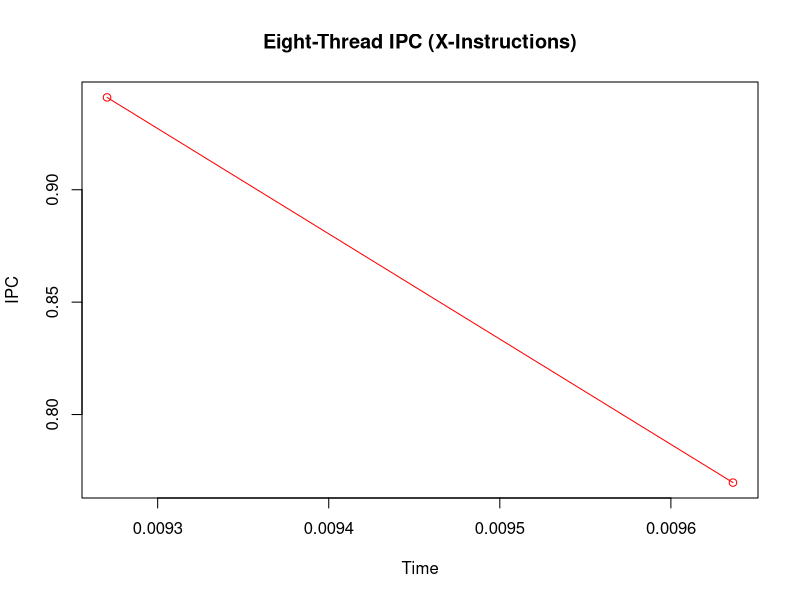
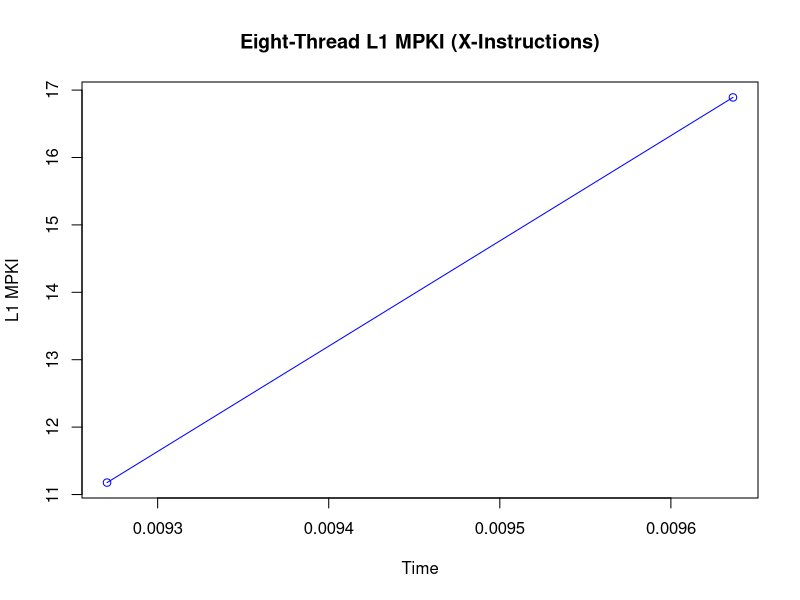
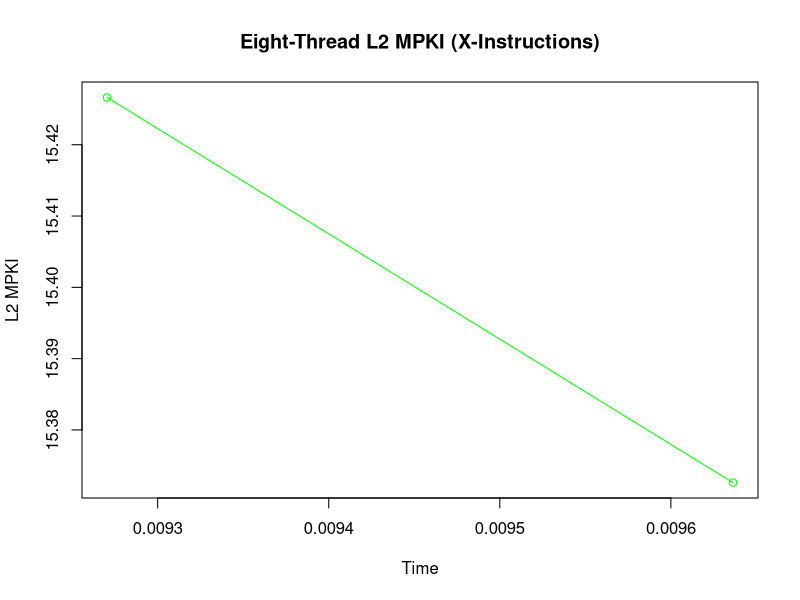
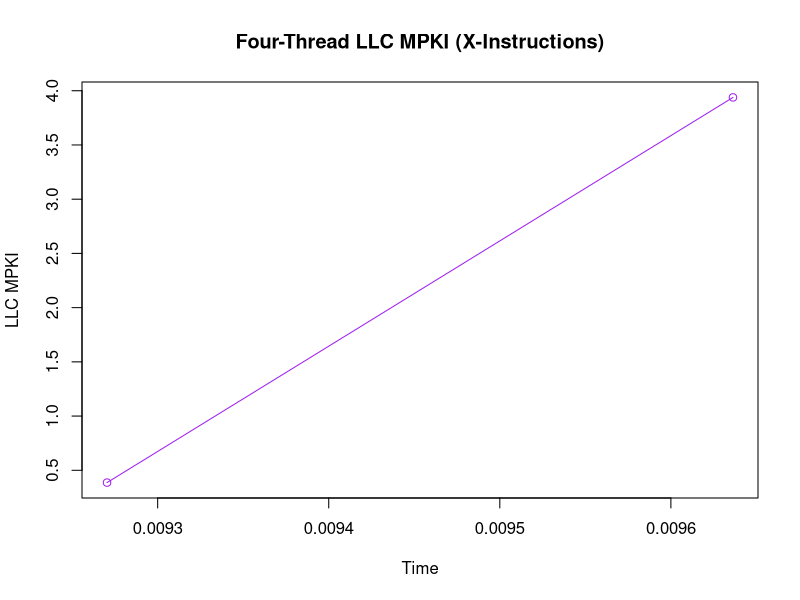
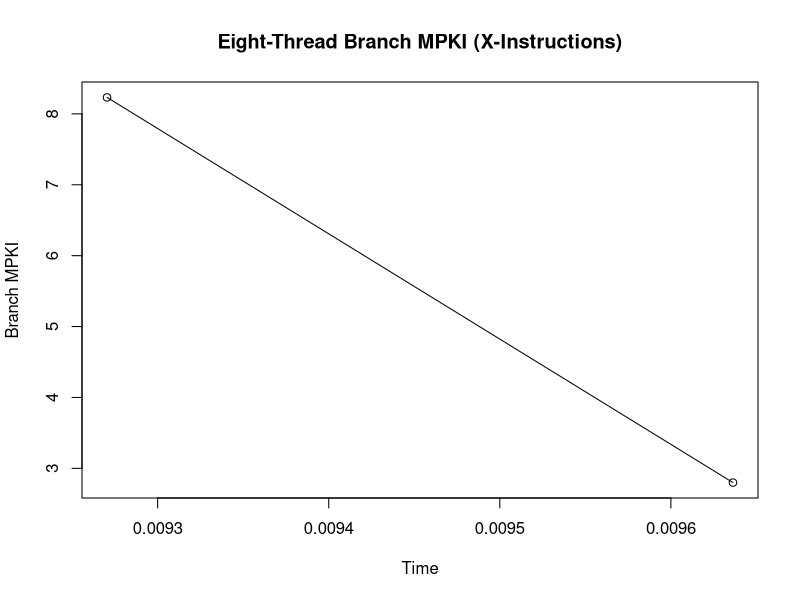

These figures' R source, in order:
#-----------------------------------------------------------------------------------------------------------------
# Eight Thread (X)
#-----------------------------------------------------------------------------------------------------------------

data <- read.csv("eight_thread_saliency_run.csv")

data$Timestamp <- as.character(data$Timestamp)
data$Timestamp[which(data$Timestamp=="<not counted>")] <- "0"
data$Timestamp <- as.numeric(data$Timestamp)

data$instructions <- as.character(data$instructions)
data$instructions[which(data$instructions=="<not counted>")] <- "0"
data$instructions <- as.numeric(data$instructions)

data$cpu.cycles <- as.character(data$cpu.cycles)
data$cpu.cycles[which(data$cpu.cycles=="<not counted>")] <- "0"
data$cpu.cycles <- as.numeric(data$cpu.cycles)

data$L1.dcache.load.misses <- as.character(data$L1.dcache.load.misses)
data$L1.dcache.load.misses[which(data$L1.dcache.load.misses=="<not counted>")] <- "0"
data$L1.dcache.load.misses <- as.numeric(data$L1.dcache.load.misses)

data$l2_rqsts.miss <- as.character(data$l2_rqsts.miss)
data$l2_rqsts.miss[which(data$l2_rqsts.miss=="<not counted>")] <- "0"
data$l2_rqsts.miss <- as.numeric(data$l2_rqsts.miss)

data$LLC.load.misses <- as.character(data$LLC.load.misses)
data$LLC.load.misses[which(data$LLC.load.misses=="<not counted>")] <- "0"
data$LLC.load.misses <- as.numeric(data$LLC.load.misses)

data$branch.misses <- as.character(data$branch.misses)
data$branch.misses[which(data$branch.misses=="<not counted>")] <- "0"
data$branch.misses <- as.numeric(data$branch.misses)

#-----------------------------------------------------------------------------------------------------------------
# Eight Thread IPC (X)
#-----------------------------------------------------------------------------------------------------------------

IPC = data$instructions/data$cpu.cycles
plot(IPC ~ data$Timestamp, type="o", col="red", main="Eight-Thread IPC (X-Instructions)", xlab="Time", ylab="IPC")
#lines(data$Instructions ~ data$Timestamp, type="l", col="green")

#-----------------------------------------------------------------------------------------------------------------
# Eight Thread MPKL1 Plot (X)
#-----------------------------------------------------------------------------------------------------------------

L1MPKI = (data$L1.dcache.load.misses)/(data$instructions/1000)
plot(L1MPKI ~ data$Timestamp, type="o", col="blue", main="Eight-Thread L1 MPKI (X-Instructions)", xlab="Time", ylab="L1 MPKI")

#-----------------------------------------------------------------------------------------------------------------
# Eight Thread L2 MPKI Plot (X)
#-----------------------------------------------------------------------------------------------------------------

L2MPKI = (data$l2_rqsts.miss)/(data$instructions/1000)
plot(L2MPKI ~ data$Timestamp, type="o", col="green", main="Eight-Thread L2 MPKI (X-Instructions)", xlab="Time", ylab="L2 MPKI")

#-----------------------------------------------------------------------------------------------------------------
# Eight Thread LLC MPKI Plot (X)
#-----------------------------------------------------------------------------------------------------------------

LLCMPKI = (data$LLC.load.misses)/(data$instructions/1000)
plot(LLCMPKI ~ data$Timestamp, type="o", col="purple", main="Four-Thread LLC MPKI (X-Instructions)", xlab="Time", ylab="LLC MPKI")

#-----------------------------------------------------------------------------------------------------------------
# Eight Thread Branch MPKI Plot (X)
#-----------------------------------------------------------------------------------------------------------------

BranchMPKI= (data$branch.misses)/(data$instructions/1000)
plot(BranchMPKI ~ data$Timestamp, type="o", col="black", main="Eight-Thread Branch MPKI (X-Instructions)", xlab="Time", ylab="Branch MPKI")

